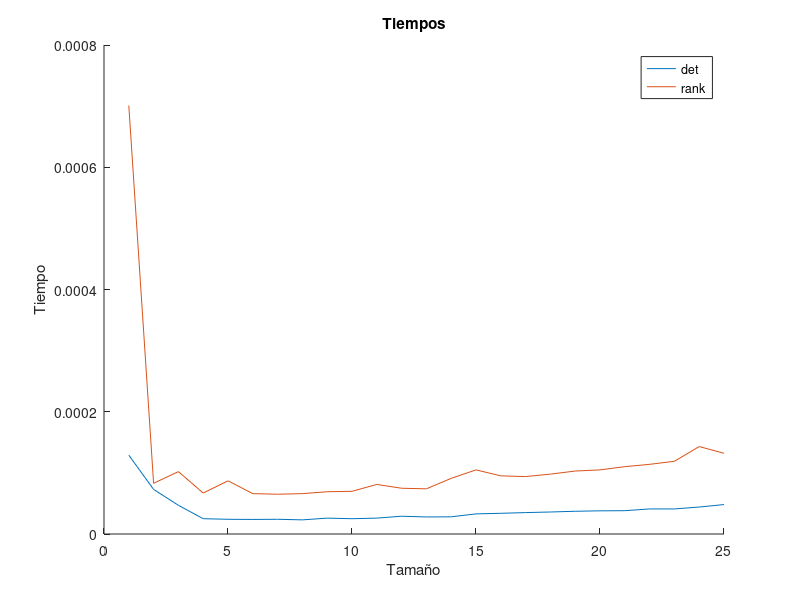

Write MATLAB code to recreate this figure.

len = 25;
t_det = [];
t_rank = [];
for i = 1:len
    matriz = rand(i);
    tic
    det(matriz)
    %Guardamos el tiempo de calcular el determinante
    t_det(i) = toc;
    tic
    rank(matriz)
    %Guardamos el tiempo de calcular el rango
    t_rank(i) = toc;
end

%Dibujamos una gráfica con los tiempos
figure('Name', 'Tiempos')
hold on
plot(1:len, t_det)
plot(1:len, t_rank)
xlabel('Tamaño')
ylabel('Tiempo')
legend('det', 'rank')
title('Tiempos')
hold off